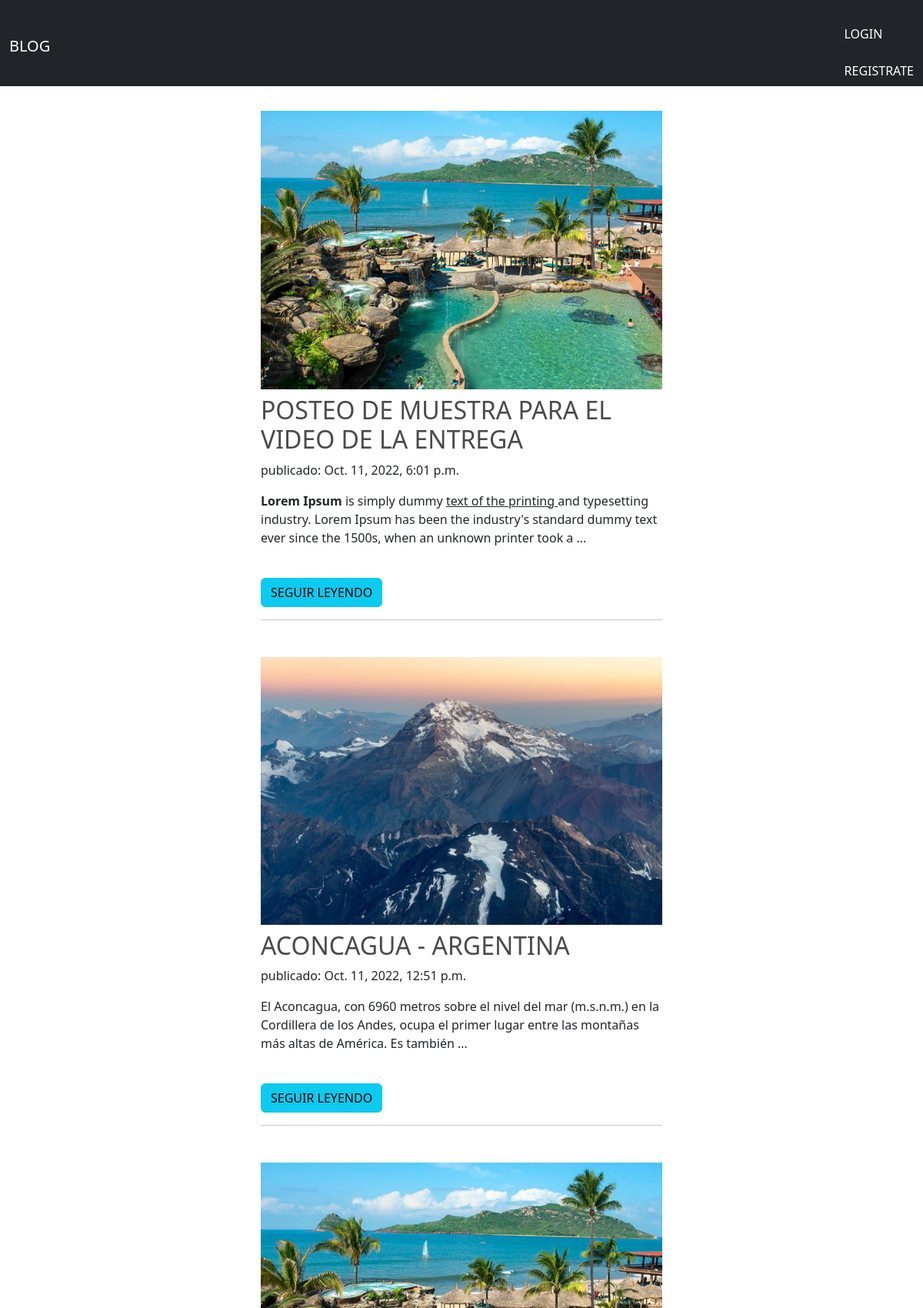
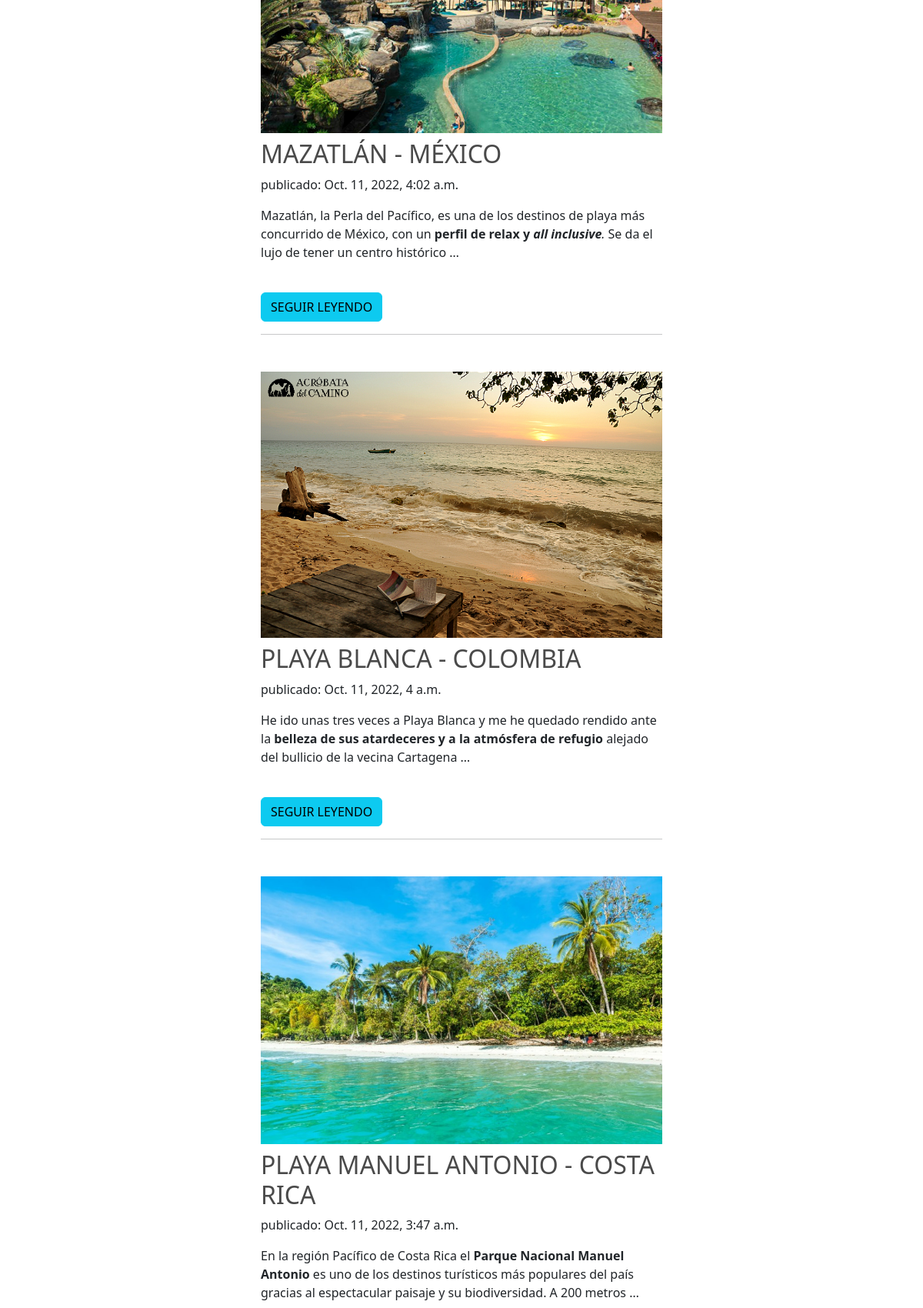
The page / (upper part) on the database its author committed (2 pictures, top to bottom).
### AppBlog/models.py (models this page shows, shortened)
class Posteo(models.Model):
    autor = models.ForeignKey(settings.AUTH_USER_MODEL, on_delete=models.CASCADE)
    titulo = models.CharField(max_length=500)
    contenido = RichTextField(blank=True, null=True)
    imagen_posteo = models.ImageField(blank=True, null=True, upload_to='media/')
    fecha_creado = models.DateTimeField(default=timezone.now)
    fecha_publicado = models.DateTimeField(blank=True, null=True)

### AppBlog/views.py (the view)
# urls.py: path('', views.lista_posteos, name='lista_posteos'),
def lista_posteos(request):
    posteos = Posteo.objects.filter(fecha_publicado__lte=timezone.now()).order_by('-fecha_creado')
    return render(request, 'html/lista_posteos.html', {'posteos':posteos})

### AppBlog/templates/html/lista_posteos.html
{% extends 'html/base.html' %}
{% block content %}
{% if posteos %}
    {% for posteo in posteos %}
        <article class="container mt-5">
            <img class="mb-2 img-fluid" src="{{posteo.imagen_posteo.url}}" alt="si estas viendo esto algo se rompió">
            <h2><a href="{% url 'detalle_posteo' pk=posteo.pk %}">{{ posteo.titulo }}</a></h2>
            <time>publicado: {{ posteo.fecha_publicado }}</time>
            <p>{{ posteo.contenido|safe|linebreaksbr|truncatewords:30 }}</p>
            <br>
            <a class="btn btn-info" href="{% url 'detalle_posteo' pk=posteo.pk %}">SEGUIR LEYENDO</a>
            <hr>
        </article>
    {% endfor %}
{% else %}
        <h2 class="mb-2 mt-2 text-center">NO HAY POSTEOS PUBLICADOS POR EL MOMENTO</h2>
{% endif %}
{% endblock %}

### AppBlog/static/css/styles.css (style rules this page uses)
h2 { font-size: 2.3rem; font-weight: bolder; text-transform: uppercase; }
h2 a { text-decoration: none; color: #4a4a4a; }

### rows shown on the page
Posteo: imagen_posteo (picture), titulo "POSTEO DE MUESTRA PARA EL VIDEO DE LA ENTREGA", fecha_publicado "Oct. 11, 2022, 6:01 p.m.", contenido "Lorem Ipsum is simply dummy text of the printing and typesetting industry. Lorem Ipsum has been the industry's standard dummy text ever since the 1500s, when an unknown printer took a …"
Posteo: imagen_posteo (picture), titulo "ACONCAGUA - ARGENTINA", fecha_publicado "Oct. 11, 2022, 12:51 p.m.", contenido "El Aconcagua, con 6960 metros sobre el nivel del mar (m.s.n.m.) en la Cordillera de los Andes, ocupa el primer lugar entre las montañas más altas de América. Es también …"
Posteo: imagen_posteo (picture), titulo "MAZATLÁN - MÉXICO", fecha_publicado "Oct. 11, 2022, 4:02 a.m.", contenido "Mazatlán, la Perla del Pacífico, es una de los destinos de playa más concurrido de México, con un perfil de relax y all inclusive . Se da el lujo de tener un centro histórico …"
Posteo: imagen_posteo (picture), titulo "PLAYA BLANCA - COLOMBIA", fecha_publicado "Oct. 11, 2022, 4 a.m.", contenido "He ido unas tres veces a Playa Blanca y me he quedado rendido ante la belleza de sus atardeceres y a la atmósfera de refugio alejado del bullicio de la vecina Cartagena …"
Posteo: imagen_posteo (picture), titulo "PLAYA MANUEL ANTONIO - COSTA RICA", fecha_publicado "Oct. 11, 2022, 3:47 a.m.", contenido "En la región Pacífico de Costa Rica el Parque Nacional Manuel Antonio es uno de los destinos turísticos más populares del país gracias al espectacular paisaje y su biodiversidad. A 200 metros …"
